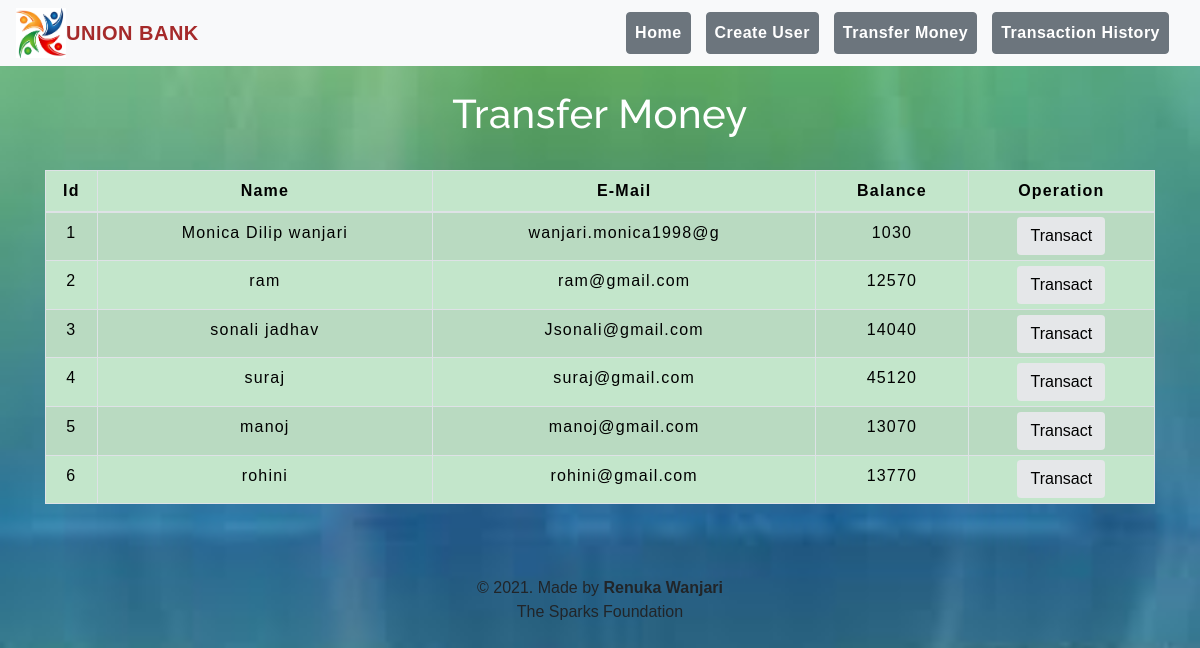
The app's page /transfermoney.php with its own data.
### tables this page shows
CREATE TABLE `users` (
  `id` int(40) NOT NULL,
  `name` varchar(40) NOT NULL,
  `email` varchar(20) NOT NULL,
  `balance` int(40) NOT NULL
);

### transfermoney.php (the view, shortened to what this page needs)
<!DOCTYPE html>
<html lang="en">
<head>
    <link rel="stylesheet" href="https://maxcdn.bootstrapcdn.com/bootstrap/4.0.0/css/bootstrap.min.css">
    <link rel="stylesheet" type="text/css" href="css/table.css">
    <link rel="stylesheet" type="text/css" href="css/navbar.css">
</head>
<body style="background-image: url(trans.jpg);background-repeat: no-repeat;background-size: cover;">
<?php
    include 'config.php';
    $sql = "SELECT * FROM users";
    $result = mysqli_query($conn,$sql);
?>
<?php
  include 'navbar.php';
?>
<div class="container">
        <h2 class="text-center pt-4" style="color : white;">Transfer Money</h2>
        <br>
            <div class="row">
                <div class="col">
                    <div class="table-responsive-sm">
                    <table class="table table-hover table-sm table-striped table-condensed table-bordered table-success" style="border-color:black;">
                        <thead style="color : black;">
                            <tr>
                            <th scope="col" class="text-center py-2">Id</th>
                            <th scope="col" class="text-center py-2">Name</th>
                            <th scope="col" class="text-center py-2">E-Mail</th>
                            <th scope="col" class="text-center py-2">Balance</th>
                            <th scope="col" class="text-center py-2">Operation</th>
                            </tr>
                        </thead>
                        <tbody>
                <?php
                    while($rows=mysqli_fetch_assoc($result)){
                ?>
                    <tr style="color : black;">
                        <td class="py-2"><?php echo $rows['id'] ?></td>
                        <td class="py-2"><?php echo $rows['name']?></td>
                        <td class="py-2"><?php echo $rows['email']?></td>
                        <td class="py-2"><?php echo $rows['balance']?></td>
                        <td><a href="selecteduserdetail.php?id= <?php echo $rows['id'] ;?>"> <button type="button" class="btn" style="background-color :#E5E7E9;">Transact</button></a></td>
                    </tr>
                <?php
                    }
                ?>
                        </tbody>
                    </table>
                    </div>
                </div>
            </div>
         </div>
         <footer class="text-center mt-5 py-2">
            <p>&copy 2021. Made by <b>Renuka Wanjari</b> <br> The Sparks Foundation</p>
        </footer>
</body>
</html>

### table.css (style rules this page uses)
* { padding: 0; margin: 0; box-sizing: border-box; font-family: sans-serif; }
h2 { font-size: 40px; }
table { letter-spacing: 1.2px; border:solid black; }
td { text-align: center; }
button { border:none; background: #d9d9d9; transition: 1s; }

### navbar.css (style rules this page uses)
h2 { color: #4C4B4B; letter-spacing: 0.5px; font-family: raleway; }

### transfermoney.php (style rules this page uses)
button { transition: 1.5s; }

### records on screen
users: id "1", name "Monica Dilip wanjari", email "wanjari.monica1998@g", balance "1030"
users: id "2", name "ram", email "ram@gmail.com", balance "12570"
users: id "3", name "sonali jadhav", email "Jsonali@gmail.com", balance "14040"
users: id "4", name "suraj", email "suraj@gmail.com", balance "45120"
users: id "5", name "manoj", email "manoj@gmail.com", balance "13070"
users: id "6", name "rohini", email "rohini@gmail.com", balance "13770"
